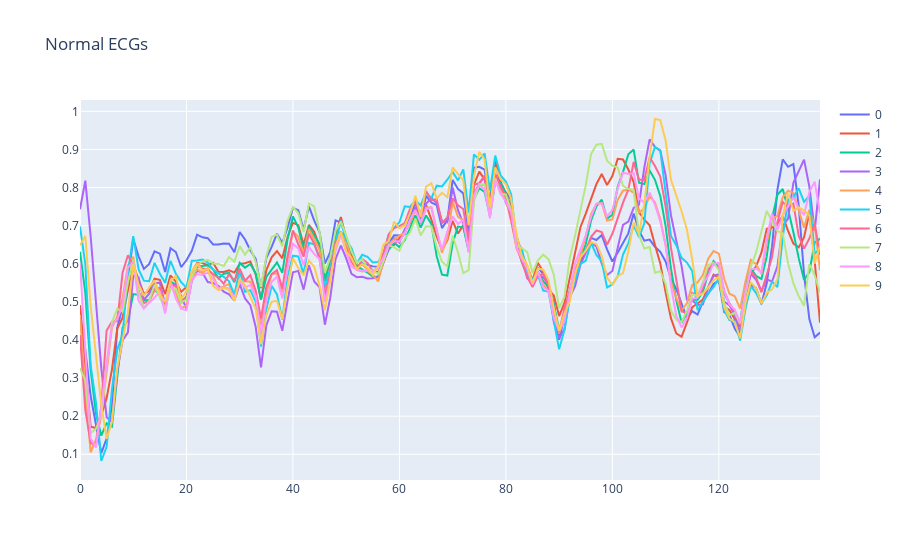
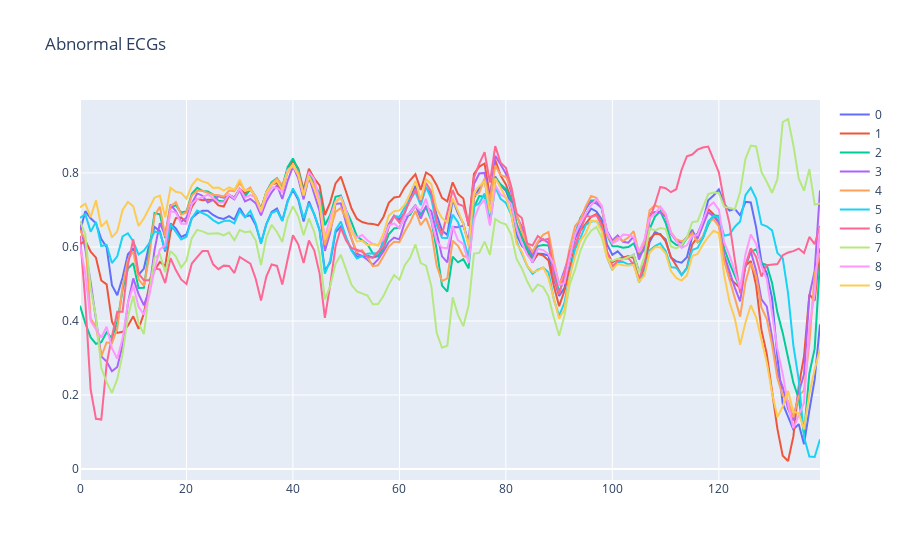

Write notebook code for charts like these, in order.
### Markdown cell above
Separate the data for normal and abnormal ECGs

### Code cell
import numpy as np

# [0 or 1] showing whether the ECG is [abnormal or normal].

#The labels are either 0 or 1, so I will convert them into boolean(true or false) 
train_labels = train_labels.astype(bool)
num_true = np.sum(train_labels)
num_false = len(train_labels) - num_true
print(f"True: {num_true}, False: {num_false}")

val_labels = val_labels.astype(bool)
num_true = np.sum(val_labels)
num_false = len(val_labels) - num_true
print(f"True: {num_true}, False: {num_false}")

test_labels = test_labels.astype(bool)
num_true = np.sum(test_labels)
num_false = len(test_labels) - num_true
print(f"True: {num_true}, False: {num_false}")

# Separate the data for normal ECG from that of abnormal ones
# Normal ECG data
normal_train_data = train_data[train_labels]
normal_val_data = val_data[val_labels]
normal_test_data = test_data[test_labels]

normal_train_labels = train_labels[train_labels]
normal_val_labels = val_labels[val_labels]
normal_test_labels = test_labels[test_labels]

# Abnormal ECG data
abnormal_train_data = train_data[~train_labels]
abnormal_val_data = val_data[~val_labels]
abnormal_test_data = test_data[~test_labels]

# Plot the first 10 normal and abnormal ECGs
plotters.show_traces(pd.DataFrame(normal_train_data).iloc[0:10, :],
                     title="Normal ECGs")
plotters.show_traces(pd.DataFrame(abnormal_train_data).iloc[0:10, :],
                     title="Abnormal ECGs")

### Figure 1 — Plotly figure (JSON) as saved in the notebook; plotly's stock layout.template omitted (floating-point values rounded to 4 significant figures; data arrays with more than 128 entries replaced by an {"elided": "..."} marker saying what was removed)
{"data": [{"mode": "lines", "name": "0", "type": "scatter", "x": {"elided": "140 int values"}, "y": {"elided": "140 float values"}}, {"mode": "lines", "name": "1", "type": "scatter", "x": {"elided": "140 int values"}, "y": {"elided": "140 float values"}}, {"mode": "lines", "name": "2", "type": "scatter", "x": {"elided": "140 int values"}, "y": {"elided": "140 float values"}}, {"mode": "lines", "name": "3", "type": "scatter", "x": {"elided": "140 int values"}, "y": {"elided": "140 float values"}}, {"mode": "lines", "name": "4", "type": "scatter", "x": {"elided": "140 int values"}, "y": {"elided": "140 float values"}}, {"mode": "lines", "name": "5", "type": "scatter", "x": {"elided": "140 int values"}, "y": {"elided": "140 float values"}}, {"mode": "lines", "name": "6", "type": "scatter", "x": {"elided": "140 int values"}, "y": {"elided": "140 float values"}}, {"mode": "lines", "name": "7", "type": "scatter", "x": {"elided": "140 int values"}, "y": {"elided": "140 float values"}}, {"mode": "lines", "name": "8", "type": "scatter", "x": {"elided": "140 int values"}, "y": {"elided": "140 float values"}}, {"mode": "lines", "name": "9", "type": "scatter", "x": {"elided": "140 int values"}, "y": {"elided": "140 float values"}}], "layout": {"title": {"text": "Normal ECGs"}}}

### Figure 2 — Plotly figure (JSON) as saved in the notebook; plotly's stock layout.template omitted (floating-point values rounded to 4 significant figures; data arrays with more than 128 entries replaced by an {"elided": "..."} marker saying what was removed)
{"data": [{"mode": "lines", "name": "0", "type": "scatter", "x": {"elided": "140 int values"}, "y": {"elided": "140 float values"}}, {"mode": "lines", "name": "1", "type": "scatter", "x": {"elided": "140 int values"}, "y": {"elided": "140 float values"}}, {"mode": "lines", "name": "2", "type": "scatter", "x": {"elided": "140 int values"}, "y": {"elided": "140 float values"}}, {"mode": "lines", "name": "3", "type": "scatter", "x": {"elided": "140 int values"}, "y": {"elided": "140 float values"}}, {"mode": "lines", "name": "4", "type": "scatter", "x": {"elided": "140 int values"}, "y": {"elided": "140 float values"}}, {"mode": "lines", "name": "5", "type": "scatter", "x": {"elided": "140 int values"}, "y": {"elided": "140 float values"}}, {"mode": "lines", "name": "6", "type": "scatter", "x": {"elided": "140 int values"}, "y": {"elided": "140 float values"}}, {"mode": "lines", "name": "7", "type": "scatter", "x": {"elided": "140 int values"}, "y": {"elided": "140 float values"}}, {"mode": "lines", "name": "8", "type": "scatter", "x": {"elided": "140 int values"}, "y": {"elided": "140 float values"}}, {"mode": "lines", "name": "9", "type": "scatter", "x": {"elided": "140 int values"}, "y": {"elided": "140 float values"}}], "layout": {"title": {"text": "Abnormal ECGs"}}}
